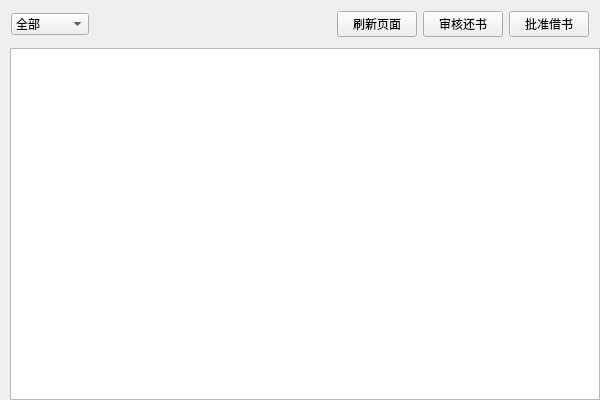
<?xml version="1.0" encoding="UTF-8"?>
<ui version="4.0">
 <class>Cell_RcdMgrClass</class>
 <widget class="QWidget" name="Cell_RcdMgrClass">
  <property name="geometry">
   <rect>
    <x>0</x>
    <y>0</y>
    <width>600</width>
    <height>400</height>
   </rect>
  </property>
  <property name="windowTitle">
   <string>Cell_RcdMgr</string>
  </property>
  <layout class="QGridLayout" name="gridLayout_2">
   <property name="leftMargin">
    <number>0</number>
   </property>
   <property name="topMargin">
    <number>0</number>
   </property>
   <property name="rightMargin">
    <number>0</number>
   </property>
   <property name="bottomMargin">
    <number>0</number>
   </property>
   <property name="spacing">
    <number>0</number>
   </property>
   <item row="1" column="1">
    <widget class="QTableView" name="tableView">
     <property name="name" stdset="0">
      <string>tb</string>
     </property>
    </widget>
   </item>
   <item row="1" column="0">
    <spacer name="horizontalSpacer_2">
     <property name="orientation">
      <enum>Qt::Horizontal</enum>
     </property>
     <property name="sizeType">
      <enum>QSizePolicy::Preferred</enum>
     </property>
     <property name="sizeHint" stdset="0">
      <size>
       <width>10</width>
       <height>20</height>
      </size>
     </property>
    </spacer>
   </item>
   <item row="0" column="0" colspan="2">
    <widget class="QWidget" name="widget" native="true">
     <property name="name" stdset="0">
      <string>bg</string>
     </property>
     <layout class="QGridLayout" name="gridLayout">
      <item row="0" column="2">
       <widget class="QPushButton" name="btn_ref">
        <property name="maximumSize">
         <size>
          <width>90</width>
          <height>16777215</height>
         </size>
        </property>
        <property name="text">
         <string>刷新页面</string>
        </property>
        <property name="name" stdset="0">
         <string>btn</string>
        </property>
       </widget>
      </item>
      <item row="0" column="4">
       <widget class="QPushButton" name="btn_apr">
        <property name="maximumSize">
         <size>
          <width>90</width>
          <height>16777215</height>
         </size>
        </property>
        <property name="text">
         <string>批准借书</string>
        </property>
        <property name="name" stdset="0">
         <string>btn</string>
        </property>
       </widget>
      </item>
      <item row="0" column="0">
       <widget class="QComboBox" name="comboBox">
        <property name="maximumSize">
         <size>
          <width>90</width>
          <height>16777215</height>
         </size>
        </property>
        <property name="name" stdset="0">
         <string>cbox</string>
        </property>
        <item>
         <property name="text">
          <string>全部</string>
         </property>
        </item>
        <item>
         <property name="text">
          <string>申请借阅</string>
         </property>
        </item>
        <item>
         <property name="text">
          <string>已借未还</string>
         </property>
        </item>
        <item>
         <property name="text">
          <string>申请归还</string>
         </property>
        </item>
        <item>
         <property name="text">
          <string>已归还</string>
         </property>
        </item>
       </widget>
      </item>
      <item row="0" column="1">
       <spacer name="horizontalSpacer_3">
        <property name="orientation">
         <enum>Qt::Horizontal</enum>
        </property>
        <property name="sizeType">
         <enum>QSizePolicy::Expanding</enum>
        </property>
        <property name="sizeHint" stdset="0">
         <size>
          <width>40</width>
          <height>20</height>
         </size>
        </property>
       </spacer>
      </item>
      <item row="0" column="3">
       <widget class="QPushButton" name="btn_vrf">
        <property name="maximumSize">
         <size>
          <width>90</width>
          <height>16777215</height>
         </size>
        </property>
        <property name="text">
         <string>审核还书</string>
        </property>
        <property name="name" stdset="0">
         <string>btn</string>
        </property>
       </widget>
      </item>
     </layout>
    </widget>
   </item>
  </layout>
 </widget>
 <layoutdefault spacing="6" margin="11"/>
 <resources/>
 <connections/>
</ui>
